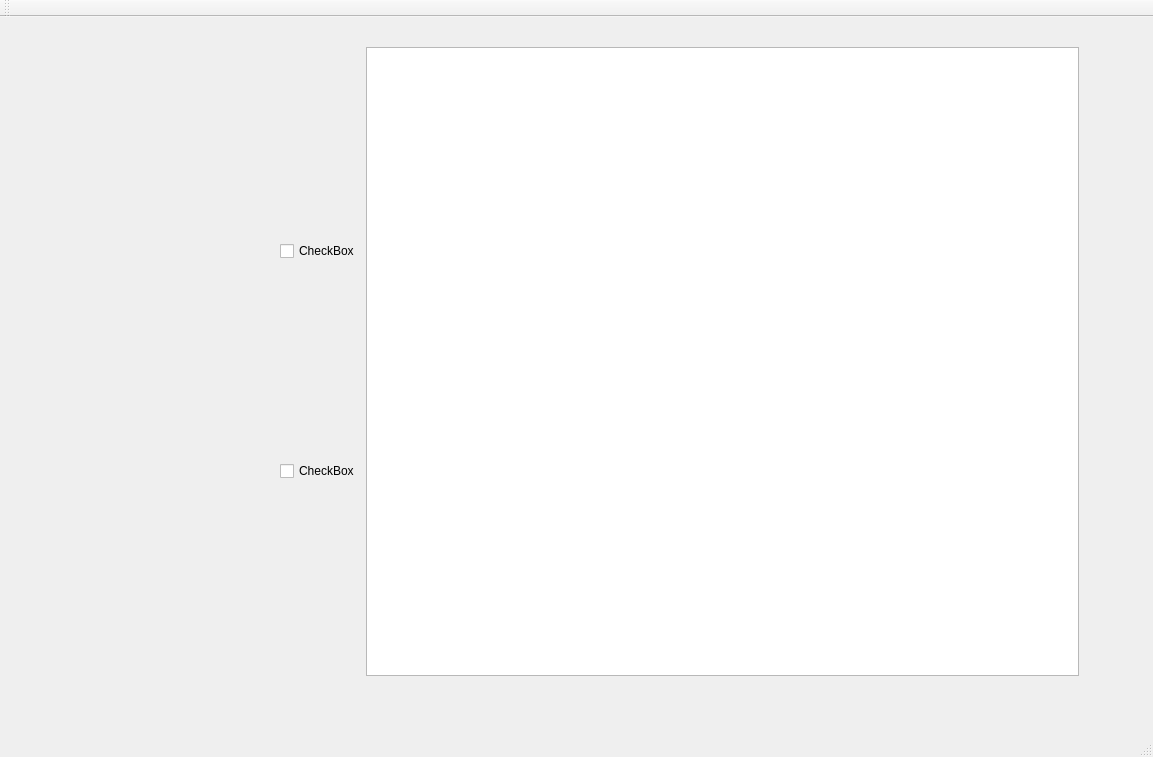
<?xml version="1.0" encoding="UTF-8"?>
<ui version="4.0">
 <class>MainWindow</class>
 <widget class="QMainWindow" name="MainWindow">
  <property name="geometry">
   <rect>
    <x>0</x>
    <y>0</y>
    <width>1153</width>
    <height>757</height>
   </rect>
  </property>
  <property name="windowTitle">
   <string>MainWindow</string>
  </property>
  <widget class="QWidget" name="centralWidget">
   <widget class="QWidget" name="horizontalLayoutWidget">
    <property name="geometry">
     <rect>
      <x>269</x>
      <y>19</y>
      <width>821</width>
      <height>651</height>
     </rect>
    </property>
    <layout class="QHBoxLayout" name="horizontalLayout">
     <item>
      <layout class="QVBoxLayout" name="verticalLayout">
       <item>
        <widget class="QCheckBox" name="checkBox">
         <property name="text">
          <string>CheckBox</string>
         </property>
        </widget>
       </item>
       <item>
        <widget class="QCheckBox" name="checkBox_2">
         <property name="text">
          <string>CheckBox</string>
         </property>
        </widget>
       </item>
      </layout>
     </item>
     <item>
      <widget class="PlotView" name="graphicsView"/>
     </item>
    </layout>
   </widget>
  </widget>
  <widget class="QMenuBar" name="menuBar">
   <property name="geometry">
    <rect>
     <x>0</x>
     <y>0</y>
     <width>1153</width>
     <height>30</height>
    </rect>
   </property>
  </widget>
  <widget class="QToolBar" name="mainToolBar">
   <attribute name="toolBarArea">
    <enum>TopToolBarArea</enum>
   </attribute>
   <attribute name="toolBarBreak">
    <bool>false</bool>
   </attribute>
  </widget>
  <widget class="QStatusBar" name="statusBar"/>
 </widget>
 <layoutdefault spacing="6" margin="11"/>
 <customwidgets>
  <customwidget>
   <class>PlotView</class>
   <extends>QGraphicsView</extends>
   <header>pyqtgraph</header>
  </customwidget>
 </customwidgets>
 <resources/>
 <connections/>
</ui>
